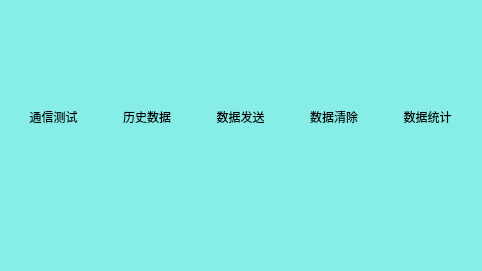
<?xml version="1.0" encoding="UTF-8"?>
<ui version="4.0">
 <class>Data</class>
 <widget class="QDialog" name="Data">
  <property name="geometry">
   <rect>
    <x>0</x>
    <y>0</y>
    <width>482</width>
    <height>271</height>
   </rect>
  </property>
  <property name="windowTitle">
   <string>Dialog</string>
  </property>
  <property name="styleSheet">
   <string notr="true">background-color: rgb(134,237,231);</string>
  </property>
  <widget class="QWidget" name="layoutWidget">
   <property name="geometry">
    <rect>
     <x>10</x>
     <y>10</y>
     <width>461</width>
     <height>141</height>
    </rect>
   </property>
   <layout class="QHBoxLayout" name="horizontalLayout">
    <item>
     <layout class="QVBoxLayout" name="verticalLayout">
      <item>
       <widget class="QPushButton" name="communicationButton">
        <property name="minimumSize">
         <size>
          <width>61</width>
          <height>51</height>
         </size>
        </property>
        <property name="maximumSize">
         <size>
          <width>16777215</width>
          <height>16777214</height>
         </size>
        </property>
        <property name="autoFillBackground">
         <bool>false</bool>
        </property>
        <property name="styleSheet">
         <string notr="true">QPushButton { background-color: rgb(134,237,231); border-radius: 3px; color: rgb(255, 255, 255); } QPushButton:focus { background-color: rgb(244,236,2); }</string>
        </property>
        <property name="text">
         <string/>
        </property>
        <property name="icon">
         <iconset resource="pingbao.qrc">
          <normaloff>:/new/prefix1/ICON/6/1 (16).png</normaloff>:/new/prefix1/ICON/6/1 (16).png</iconset>
        </property>
        <property name="iconSize">
         <size>
          <width>80</width>
          <height>80</height>
         </size>
        </property>
        <property name="autoDefault">
         <bool>false</bool>
        </property>
        <property name="flat">
         <bool>true</bool>
        </property>
       </widget>
      </item>
      <item>
       <widget class="QLabel" name="label_5">
        <property name="text">
         <string>&lt;html&gt;&lt;head/&gt;&lt;body&gt;&lt;p align=&quot;center&quot;&gt;通信测试&lt;/p&gt;&lt;/body&gt;&lt;/html&gt;</string>
        </property>
       </widget>
      </item>
     </layout>
    </item>
    <item>
     <layout class="QVBoxLayout" name="verticalLayout_2">
      <item>
       <widget class="QPushButton" name="historyButton">
        <property name="minimumSize">
         <size>
          <width>61</width>
          <height>51</height>
         </size>
        </property>
        <property name="maximumSize">
         <size>
          <width>16777215</width>
          <height>16777214</height>
         </size>
        </property>
        <property name="styleSheet">
         <string notr="true">QPushButton { background-color: rgb(134,237,231); border-radius: 3px; color: rgb(255, 255, 255); } QPushButton:focus { background-color: rgb(244,236,2); }</string>
        </property>
        <property name="text">
         <string/>
        </property>
        <property name="icon">
         <iconset resource="pingbao.qrc">
          <normaloff>:/new/prefix1/ICON/6/1 (50).png</normaloff>:/new/prefix1/ICON/6/1 (50).png</iconset>
        </property>
        <property name="iconSize">
         <size>
          <width>80</width>
          <height>80</height>
         </size>
        </property>
        <property name="flat">
         <bool>true</bool>
        </property>
       </widget>
      </item>
      <item>
       <widget class="QLabel" name="label">
        <property name="text">
         <string>&lt;html&gt;&lt;head/&gt;&lt;body&gt;&lt;p align=&quot;center&quot;&gt;历史数据&lt;/p&gt;&lt;/body&gt;&lt;/html&gt;</string>
        </property>
       </widget>
      </item>
     </layout>
    </item>
    <item>
     <layout class="QVBoxLayout" name="verticalLayout_3">
      <item>
       <widget class="QPushButton" name="dataTransmassionButton">
        <property name="minimumSize">
         <size>
          <width>61</width>
          <height>51</height>
         </size>
        </property>
        <property name="maximumSize">
         <size>
          <width>16777215</width>
          <height>16777214</height>
         </size>
        </property>
        <property name="styleSheet">
         <string notr="true">QPushButton { background-color: rgb(134,237,231); border-radius: 3px; color: rgb(255, 255, 255); } QPushButton:focus { background-color: rgb(244,236,2); }</string>
        </property>
        <property name="text">
         <string/>
        </property>
        <property name="icon">
         <iconset resource="pingbao.qrc">
          <normaloff>:/new/prefix1/ICON/6/1 (51).png</normaloff>:/new/prefix1/ICON/6/1 (51).png</iconset>
        </property>
        <property name="iconSize">
         <size>
          <width>80</width>
          <height>80</height>
         </size>
        </property>
        <property name="flat">
         <bool>true</bool>
        </property>
       </widget>
      </item>
      <item>
       <widget class="QLabel" name="label_3">
        <property name="text">
         <string>&lt;html&gt;&lt;head/&gt;&lt;body&gt;&lt;p align=&quot;center&quot;&gt;数据发送&lt;/p&gt;&lt;/body&gt;&lt;/html&gt;</string>
        </property>
       </widget>
      </item>
     </layout>
    </item>
    <item>
     <layout class="QVBoxLayout" name="verticalLayout_4">
      <item>
       <widget class="QPushButton" name="dataClearButton">
        <property name="minimumSize">
         <size>
          <width>61</width>
          <height>51</height>
         </size>
        </property>
        <property name="maximumSize">
         <size>
          <width>16777215</width>
          <height>16777214</height>
         </size>
        </property>
        <property name="styleSheet">
         <string notr="true">QPushButton { background-color: rgb(134,237,231); border-radius: 3px; color: rgb(255, 255, 255); } QPushButton:focus { background-color: rgb(244,236,2); }</string>
        </property>
        <property name="text">
         <string/>
        </property>
        <property name="icon">
         <iconset resource="pingbao.qrc">
          <normaloff>:/new/prefix1/ICON/6/1 (58).png</normaloff>:/new/prefix1/ICON/6/1 (58).png</iconset>
        </property>
        <property name="iconSize">
         <size>
          <width>80</width>
          <height>80</height>
         </size>
        </property>
        <property name="flat">
         <bool>true</bool>
        </property>
       </widget>
      </item>
      <item>
       <widget class="QLabel" name="label_2">
        <property name="text">
         <string>&lt;html&gt;&lt;head/&gt;&lt;body&gt;&lt;p align=&quot;center&quot;&gt;数据清除&lt;/p&gt;&lt;/body&gt;&lt;/html&gt;</string>
        </property>
       </widget>
      </item>
     </layout>
    </item>
    <item>
     <layout class="QVBoxLayout" name="verticalLayout_5">
      <item>
       <widget class="QPushButton" name="dataStatixticsButton">
        <property name="minimumSize">
         <size>
          <width>61</width>
          <height>51</height>
         </size>
        </property>
        <property name="maximumSize">
         <size>
          <width>16777215</width>
          <height>16777214</height>
         </size>
        </property>
        <property name="styleSheet">
         <string notr="true">QPushButton { background-color: rgb(134,237,231); border-radius: 3px; color: rgb(255, 255, 255); } QPushButton:focus { background-color: rgb(244,236,2); }</string>
        </property>
        <property name="text">
         <string/>
        </property>
        <property name="icon">
         <iconset resource="pingbao.qrc">
          <normaloff>:/new/prefix1/ICON/6/1 (24).png</normaloff>:/new/prefix1/ICON/6/1 (24).png</iconset>
        </property>
        <property name="iconSize">
         <size>
          <width>80</width>
          <height>80</height>
         </size>
        </property>
        <property name="flat">
         <bool>true</bool>
        </property>
       </widget>
      </item>
      <item>
       <widget class="QLabel" name="label_4">
        <property name="text">
         <string>&lt;html&gt;&lt;head/&gt;&lt;body&gt;&lt;p align=&quot;center&quot;&gt;数据统计&lt;/p&gt;&lt;/body&gt;&lt;/html&gt;</string>
        </property>
       </widget>
      </item>
     </layout>
    </item>
   </layout>
  </widget>
 </widget>
 <resources>
  <include location="pingbao.qrc"/>
 </resources>
 <connections/>
</ui>
